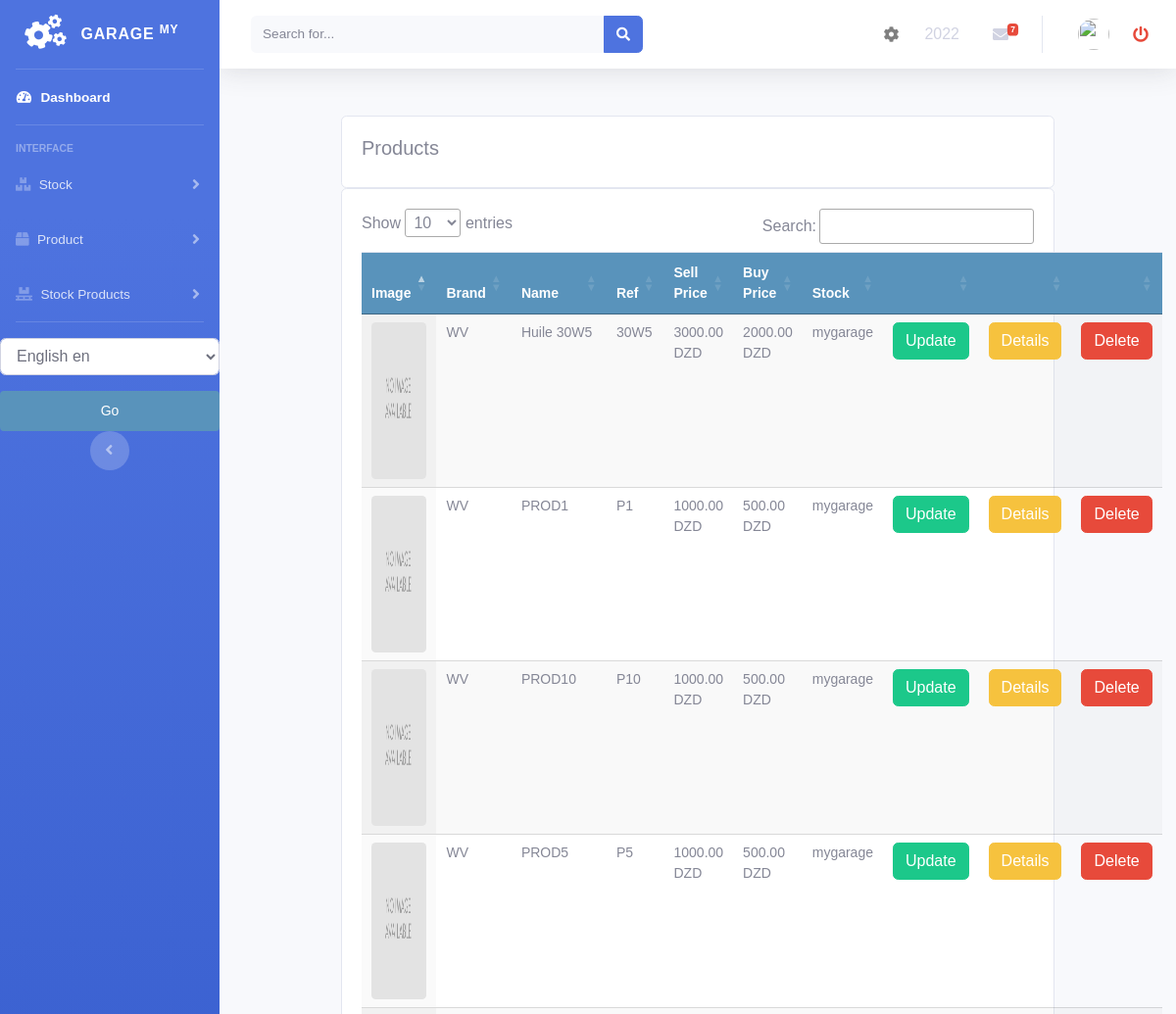
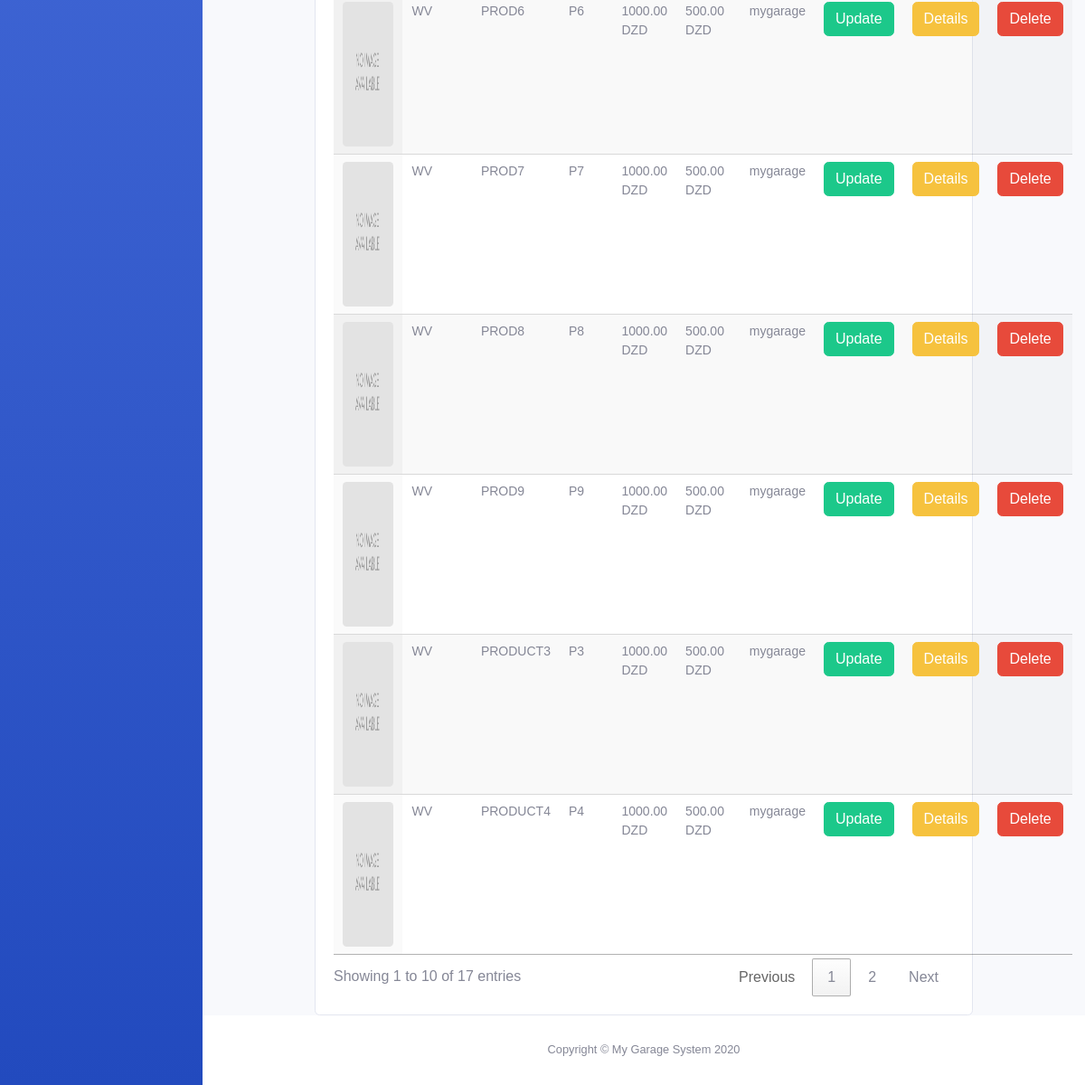
Screenshot of /product/all_product_list/ with the database file from the repository (2 pictures, top to bottom).
### accounts/models.py (models this page shows, shortened)
class CurrentYear(models.Model):
    year = models.IntegerField(_('year'), )

### product/models.py (models this page shows, shortened)
class Product(models.Model):
    brand = models.CharField(max_length=250, null=True)
    name = models.CharField(max_length=250, null=True)
    ref = models.CharField(max_length=250, null=True)
    desc = models.CharField(max_length=250, null=True, blank=True)
    image = models.ImageField(upload_to='products/%Y/%m/%d', blank=True, )
    buyprice = models.DecimalField(max_digits=10, null=True, decimal_places=2, default=0)
    sellprice = models.DecimalField(max_digits=10, null=True, decimal_places=2, default=0)
    alert_quantity = models.PositiveIntegerField(default=1, blank=True, null=True)
    stock = models.ForeignKey('stock.Stock', blank=False, null=False, on_delete=models.CASCADE, default=1)
    class Meta:
        ordering = ('name',)
        verbose_name = 'product'
        verbose_name_plural = 'products'

### stock/models.py (models this page shows)
class Stock(models.Model):
    name = models.CharField(max_length=250, null=True)
    class Meta:
        ordering = ('name',)
        verbose_name = 'stock'
        verbose_name_plural = 'stocks'
    def __str__(self):
        return self.name

### product/views.py (the view)
# urls.py: path('all_product_list/', views.all_product_list, name='all_product_list'),
def all_product_list(request):
    current_year = CurrentYear.objects.all().filter()[:1].get()
    products = Product.objects.all()
    context = {
        'products': products,
        'current_year': current_year,
    }
    return render(request, 'product/all_product_list.html', context)

### accounts/templatetags/erpextra.py (called while the page is built)
@register.filter(name='has_group')
def has_group(user, group_name):
    group = Group.objects.get(name=group_name)
    return True if group in user.groups.all() else False

### product/templates/product/all_product_list.html (shortened to what this page needs)
{% extends 'home.html' %}
{% load static %}
{% load i18n %}
{% block content %}
<br>
<div class="container">
    <div class="row">
    <div class="col-md">
        <div class="card card-body">
            <h5>{% trans "Products" %}</h5>
        </div>
        <div class="card card-body">
            <table id="table_id" class="display text-center table">
                <thead>
                <tr>
                    <th>{% trans "Image" %}</th>
                    <th>{% trans "Brand" %}</th>
                    <th>{% trans "Name" %}</th>
                    <th>{% trans "Ref" %}</th>
                    <th>{% trans "Sell Price" %}</th>
                    <th>{% trans "Buy Price" %}</th>
                    <th>{% trans "Stock" %}</th>
                    <th></th>
                    <th></th>
                    <th></th>
                </tr>
                </thead>
                <tbody>
                {% for prod in products %}
                <tr>
                   <td>
                       <img class="card-img" style="width: 100%; height: 20vh;" src="{% if prod.image %}{{prod.image.url}}{% else %} {% static 'img/no_image.png' %}{% endif %}" alt="{{prod.name}}">
                   </td>
                    <td>
                       {{prod.brand}}
                   </td>
                    <td>
                       {{prod.name}}
                   </td>
                    <td>
                       {{prod.ref}}
                   </td>
                    <td>
                       {{prod.sellprice}} {% trans "DZD" %}
                   </td>
                    <td>
                       {{prod.buyprice}} {% trans "DZD" %}
                   </td>
                    <td>
                       {{prod.stock}}
                   </td>
                    <td>
                        <a class="btn btn-success " href="{% url 'product:update_product' prod.id %}">{% trans "Update" %}</a>
                    </td>
                    <td>
                        <a class="btn btn-warning " href="{% url 'product:detail_product' prod.id %}">{% trans "Details" %}</a>
                    </td>
                    <td>
                        <a class="btn btn-danger " href="{% url 'product:delete_product' prod.id %}">{% trans "Delete" %}</a>
                    </td>
                </tr>
                {% endfor %}
                </tbody>
            </table>
        </div>
    </div>
</div>
</div>
{% endblock %}
{% block jsscript %}
<link rel="stylesheet" href="https://ajax.googleapis.com/ajax/libs/jqueryui/1.12.1/themes/smoothness/jquery-ui.css">
<link rel="stylesheet" href="https://cdnjs.cloudflare.com/ajax/libs/chosen/1.8.7/chosen.min.css"/>
<link rel="stylesheet" type="text/css" href="https://cdn.datatables.net/1.10.22/css/jquery.dataTables.css">
{% endblock %}

### accounts/templates/navbar.html (shortened to what this page needs)
{% load  static %}
{% load i18n %}
        <nav class="navbar navbar-expand navbar-light bg-white topbar mb-4 static-top shadow">
          <form class="d-none d-sm-inline-block form-inline mr-auto ml-md-3 my-2 my-md-0 mw-100 navbar-search">
            <div class="input-group">
              <input type="text" class="form-control bg-light border-0 small" placeholder="Search for..." aria-label="Search" aria-describedby="basic-addon2">
              <div class="input-group-append">
                <button class="btn btn-primary" type="button">
                  <i class="fas fa-search fa-sm"></i>
                </button>
              </div>
            </div>
          </form>
          <ul class="navbar-nav ml-auto">
            <a class="nav-item nav-link  mt-3" href="{% url 'accounts:choose_the_year' %}"  role="button">
                <i class="fas fa-cog fa-fw"></i>
            </a>
            <li class="nav-item dropdown no-arrow mx-1">
              <a class="nav-link " id="alertsDropdown" role="textbox" aria-haspopup="true" aria-expanded="false">
                {{current_year.year|cut:" " }}
              </a>
            </li>
            <li class="nav-item dropdown no-arrow mx-1">
              <a class="nav-link dropdown-toggle" href="#" id="messagesDropdown" role="button" data-toggle="dropdown" aria-haspopup="true" aria-expanded="false">
                <i class="fas fa-envelope fa-fw"></i>
                <span class="badge badge-danger badge-counter">7</span>
              </a>
            </li>
            <li class="nav-item dropdown no-arrow">
              <a class="nav-link dropdown-toggle" href="#" id="userDropdown" role="button" data-toggle="dropdown" aria-haspopup="true" aria-expanded="false">
                <img class="img-profile rounded-circle" src="https://source.unsplash.com/QAB-WJcbgJk/60x60">
              </a>
            </li>
            <li class="nav-item">
                <a class="nav-link text-danger" href="{% url 'accounts:logout' %}"><i class="fas fa-power-off"></i> </a>
            </li>
          </ul>
        </nav>

### static/css/main.css (style rules this page uses)
body { margin:0; padding:0; font-family:helvetica, sans-serif; }
h1, h2, h3, h4, h5 , h6 { font-family: 'Ubuntu', sans-serif; font-weight:normal; }
a { text-decoration:none; color:#5993bb; }
table { width:100%; border-spacing:0; border-collapse: collapse; }
table th, table td { text-align:left; font-size:14px; padding:10px; margin:0; }
tbody tr:nth-child(odd) { background:#efefef; }
thead th, tbody tr.total { background:#5993bb; color:#fff; font-weight:bold; }

### rows the page displays
CurrentYear: year "2022"
Product: brand "WV", name "Huile 30W5", ref "30W5", sellprice "3000.00", buyprice "2000.00", stock "mygarage"
Product: brand "WV", name "PROD1", ref "P1", sellprice "1000.00", buyprice "500.00", stock "mygarage"
Product: brand "WV", name "PROD10", ref "P10", sellprice "1000.00", buyprice "500.00", stock "mygarage"
Product: brand "WV", name "PROD5", ref "P5", sellprice "1000.00", buyprice "500.00", stock "mygarage"
Product: brand "WV", name "PROD6", ref "P6", sellprice "1000.00", buyprice "500.00", stock "mygarage"
Product: brand "WV", name "PROD7", ref "P7", sellprice "1000.00", buyprice "500.00", stock "mygarage"
Product: brand "WV", name "PROD8", ref "P8", sellprice "1000.00", buyprice "500.00", stock "mygarage"
Product: brand "WV", name "PROD9", ref "P9", sellprice "1000.00", buyprice "500.00", stock "mygarage"
Product: brand "WV", name "PRODUCT3", ref "P3", sellprice "1000.00", buyprice "500.00", stock "mygarage"
Product: brand "WV", name "PRODUCT4", ref "P4", sellprice "1000.00", buyprice "500.00", stock "mygarage"
